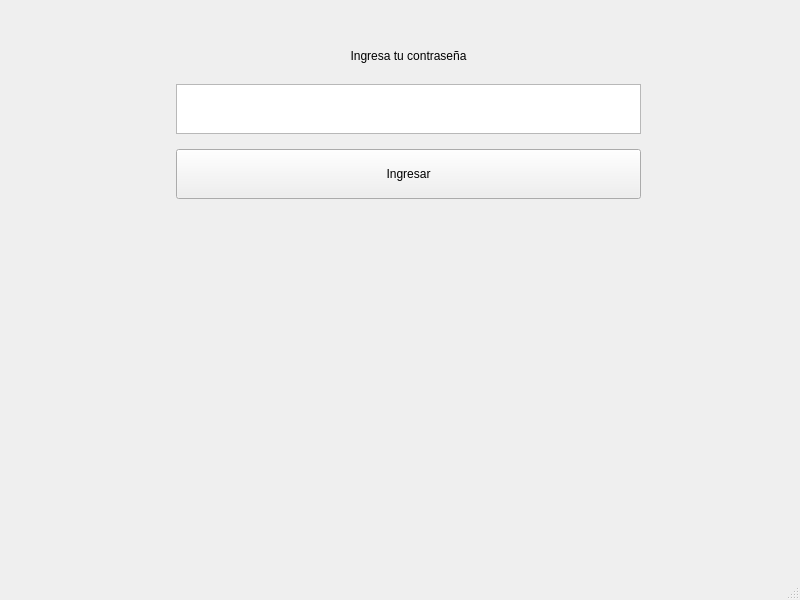
<?xml version="1.0" encoding="UTF-8"?>
<ui version="4.0">
 <class>MainWindow</class>
 <widget class="QMainWindow" name="MainWindow">
  <property name="geometry">
   <rect>
    <x>0</x>
    <y>0</y>
    <width>800</width>
    <height>600</height>
   </rect>
  </property>
  <property name="windowTitle">
   <string>MainWindow</string>
  </property>
  <widget class="QWidget" name="centralwidget">
   <widget class="QWidget" name="formLayoutWidget">
    <property name="geometry">
     <rect>
      <x>170</x>
      <y>40</y>
      <width>471</width>
      <height>171</height>
     </rect>
    </property>
    <layout class="QFormLayout" name="formLayout">
     <item row="0" column="1">
      <widget class="QLabel" name="label">
       <property name="minimumSize">
        <size>
         <width>0</width>
         <height>20</height>
        </size>
       </property>
       <property name="maximumSize">
        <size>
         <width>16777215</width>
         <height>10</height>
        </size>
       </property>
       <property name="text">
        <string>Ingresa tu contraseña</string>
       </property>
       <property name="textFormat">
        <enum>Qt::PlainText</enum>
       </property>
       <property name="alignment">
        <set>Qt::AlignHCenter|Qt::AlignTop</set>
       </property>
      </widget>
     </item>
     <item row="1" column="1">
      <widget class="QTextEdit" name="contrasena">
       <property name="minimumSize">
        <size>
         <width>20</width>
         <height>10</height>
        </size>
       </property>
       <property name="maximumSize">
        <size>
         <width>16777215</width>
         <height>50</height>
        </size>
       </property>
       <property name="palette">
        <palette>
         <active>
          <colorrole role="WindowText">
           <brush brushstyle="SolidPattern">
            <color alpha="255">
             <red>0</red>
             <green>0</green>
             <blue>0</blue>
            </color>
           </brush>
          </colorrole>
         </active>
         <inactive>
          <colorrole role="WindowText">
           <brush brushstyle="SolidPattern">
            <color alpha="255">
             <red>0</red>
             <green>0</green>
             <blue>0</blue>
            </color>
           </brush>
          </colorrole>
         </inactive>
         <disabled>
          <colorrole role="WindowText">
           <brush brushstyle="SolidPattern">
            <color alpha="255">
             <red>120</red>
             <green>120</green>
             <blue>120</blue>
            </color>
           </brush>
          </colorrole>
         </disabled>
        </palette>
       </property>
       <property name="inputMethodHints">
        <set>Qt::ImhHiddenText</set>
       </property>
       <property name="placeholderText">
        <string/>
       </property>
      </widget>
     </item>
     <item row="2" column="1">
      <widget class="QPushButton" name="ingresa">
       <property name="minimumSize">
        <size>
         <width>10</width>
         <height>50</height>
        </size>
       </property>
       <property name="text">
        <string>Ingresar</string>
       </property>
      </widget>
     </item>
    </layout>
   </widget>
  </widget>
  <widget class="QMenuBar" name="menubar">
   <property name="geometry">
    <rect>
     <x>0</x>
     <y>0</y>
     <width>800</width>
     <height>26</height>
    </rect>
   </property>
  </widget>
  <widget class="QStatusBar" name="statusbar"/>
 </widget>
 <resources/>
 <connections/>
</ui>
